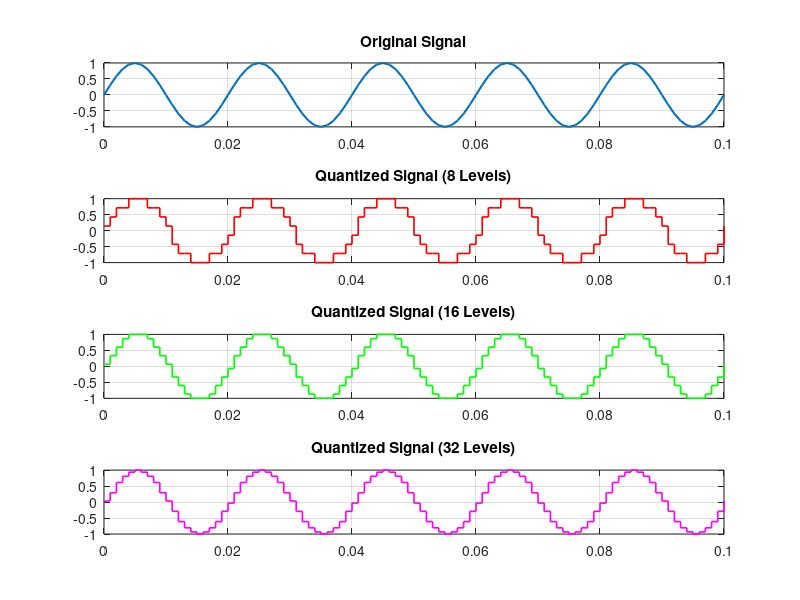
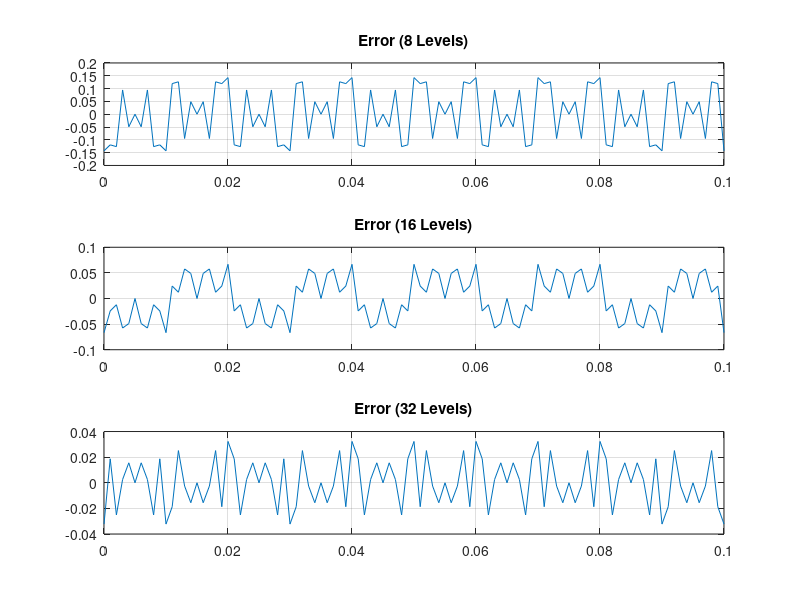

The MATLAB script that drew these images, in order:
clc;
clear;
close all;

%% Signal
fs = 1000;
f = 50;
t = 0:1/fs:0.1;
x = sin(2*pi*f*t);

%% Quantization Levels
L = [8 16 32];
colors = {'r','g','m'};

figure;

for i = 1:length(L)

    % Quantization
    xq{i} = round((x + 1) .* (L(i) - 1) / 2) ...
            .* (2 / (L(i) - 1)) - 1;

    % Error & MSE
    e{i} = x - xq{i};
    mse(i) = mean(e{i}.^2);

    % Plot Quantized Signals
    subplot(4,1,i+1);
    stairs(t, xq{i}, colors{i}, 'LineWidth', 1.2);
    title(['Quantized Signal (' num2str(L(i)) ' Levels)']);
    grid on;

end

%% Original Signal
subplot(4,1,1);
plot(t, x, 'LineWidth', 1.5);
title('Original Signal');
grid on;

%% Display MSE
fprintf('MSE for 8 Levels  = %f\n', mse(1));
fprintf('MSE for 16 Levels = %f\n', mse(2));
fprintf('MSE for 32 Levels = %f\n', mse(3));

%% Error Plots
figure;

for i = 1:3
    subplot(3,1,i);
    plot(t, e{i});
    title(['Error (' num2str(L(i)) ' Levels)']);
    grid on;
end
